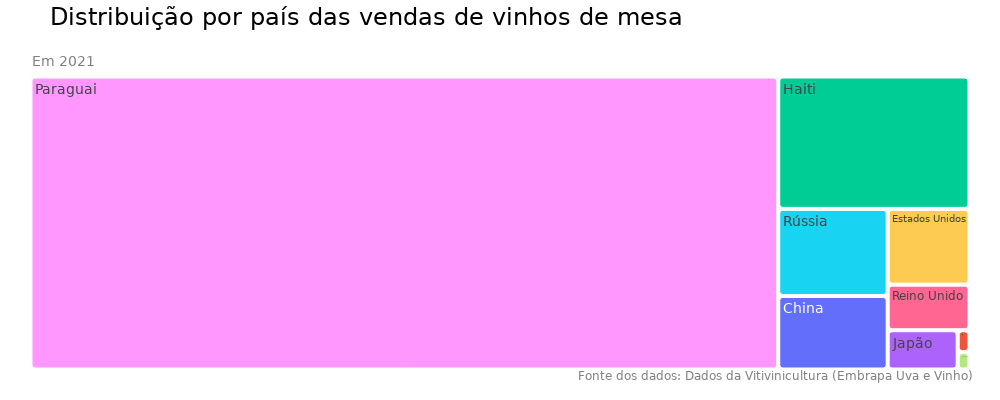

Notebook code for this chart:
### Code cell
# Importando a biblioteca
import plotly.express as px

# Gerando o gráfico de árvore (TREEMAP)
fig = px.treemap(dados_dolar_anual_paises.query("Ano == 2021"),
                 path=[px.Constant("Em 2021"), 'País'],
                 values='Vendas_Dolar', color='País', title='Distribuição por país das vendas de vinhos de mesa',
                 color_discrete_map={'(?)': "white"})

# Ajustando o layout do gráfico
fig.update_layout(width=1000, height=400, margin = dict(t=50, l=25, r=25, b=25), font_family = 'DejaVu Sans',
                  font_size=14, font_color= "grey", title_font_color= "black", title_font_size=24)

fig.update_traces(hovertemplate='<b>Vendas:</b> = U$ %{value}')

fig.add_annotation(text='Fonte dos dados: <a href="http://vitibrasil.cnpuv.embrapa.br/index.php">'
                        'Dados da Vitivinicultura (Embrapa Uva e Vinho)</a>',
                   align="left", xref="paper", yref = "paper", x=1, y=-0.03, showarrow=False, font_size=12)
fig.show()

### Figure 1 — Plotly figure (JSON) as saved in the notebook; plotly's stock layout.template omitted (floating-point values rounded to 4 significant figures)
{"data": [{"branchvalues": "total", "customdata": [["Países Baixos"], ["Haiti"], ["Japão"], ["Espanha"], ["Rússia"], ["Reino Unido"], ["Alemanha"], ["Paraguai"], ["Estados Unidos"], ["China"], ["(?)"]], "domain": {"x": [0, 1], "y": [0, 1]}, "hovertemplate": "<b>Vendas:</b> = U$ %{value}", "ids": ["Em 2021/Países Baixos", "Em 2021/Haiti", "Em 2021/Japão", "Em 2021/Espanha", "Em 2021/Rússia", "Em 2021/Reino Unido", "Em 2021/Alemanha", "Em 2021/Paraguai", "Em 2021/Estados Unidos", "Em 2021/China", "Em 2021"], "labels": ["Países Baixos", "Haiti", "Japão", "Espanha", "Rússia", "Reino Unido", "Alemanha", "Paraguai", "Estados Unidos", "China", "Em 2021"], "marker": {"colors": ["#EF553B", "#00cc96", "#ab63fa", "#FFA15A", "#19d3f3", "#FF6692", "#B6E880", "#FF97FF", "#FECB52", "#636efa", "white"], "cornerradius": 3}, "name": "", "parents": ["Em 2021", "Em 2021", "Em 2021", "Em 2021", "Em 2021", "Em 2021", "Em 2021", "Em 2021", "Em 2021", "Em 2021", ""], "type": "treemap", "values": [8484, 831181, 90275, 0, 312926, 122394, 6741, 7192362, 203554, 264116, 9032033]}], "layout": {"annotations": [{"align": "left", "font": {"size": 12}, "showarrow": false, "text": "Fonte dos dados: <a href=\"http://vitibrasil.cnpuv.embrapa.br/index.php\">Dados da Vitivinicultura (Embrapa Uva e Vinho)</a>", "x": 1, "xref": "paper", "y": -0.03, "yref": "paper"}], "font": {"color": "grey", "family": "DejaVu Sans", "size": 14}, "height": 400, "legend": {"tracegroupgap": 0}, "margin": {"b": 25, "l": 25, "r": 25, "t": 50}, "title": {"font": {"color": "black", "size": 24}, "text": "Distribuição por país das vendas de vinhos de mesa"}, "width": 1000}}
